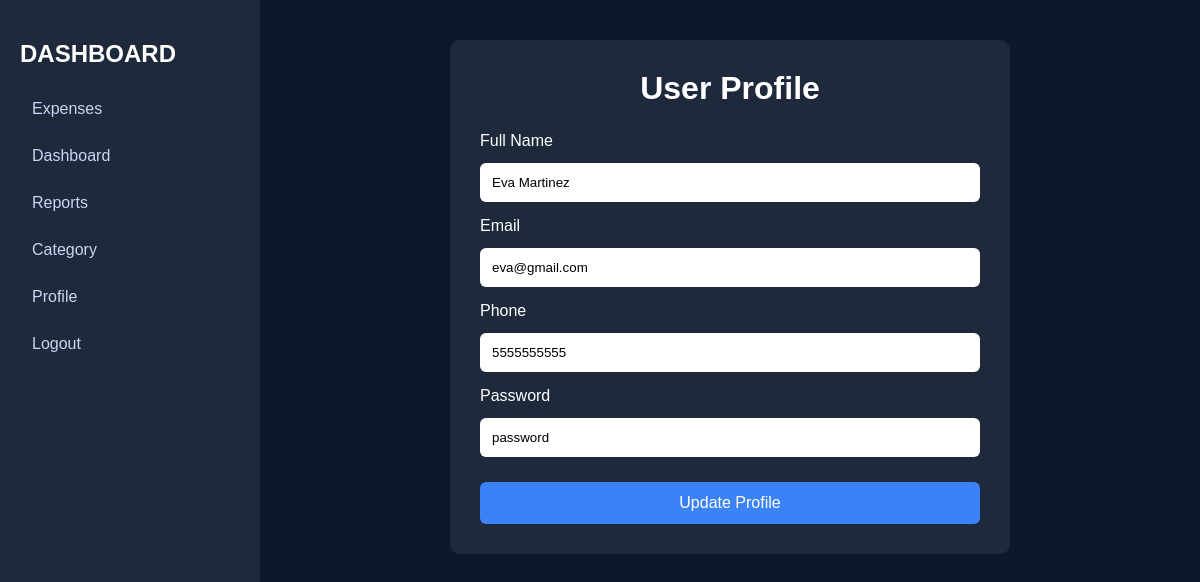
Screenshot of /profile/edit_profile.php (signed in) with the database file from the repository.
### tables this page shows
CREATE TABLE `users` (
  `user_id` int(11) NOT NULL,
  `name` varchar(255) DEFAULT NULL,
  `email` varchar(255) NOT NULL,
  `phone` varchar(255) DEFAULT NULL,
  `password` varchar(255) DEFAULT NULL,
  `created_at` timestamp NULL DEFAULT current_timestamp(),
  `updated` timestamp NULL DEFAULT current_timestamp() ON UPDATE current_timestamp(),
  `is_active` tinyint(1) DEFAULT 1,
  `role` enum('admin','user') DEFAULT 'user'
);

### profile/edit_profile.php (the view, shortened to what this page needs)
<?php
require_once '../config.php';
$user_id = $_SESSION['user_id'];
$stmt = $conn->prepare("
    SELECT *
    FROM users
    WHERE user_id = ?
");
$stmt->execute([$user_id]);
$user = $stmt->fetch(PDO::FETCH_ASSOC);
?>
<!DOCTYPE html>
<html>
<head>
</head>
<body>
<div class="wrapper">
    <div class="sidebar">
        <h2>DASHBOARD</h2>
        <a href="../expense_module/view_expense.php">Expenses</a>
        <a href="../dashboard.php">Dashboard</a>
        <a href="../report/report.php">Reports</a>
        <a href="../category/category.php">Category</a>
        <a href="profile_edit.php">Profile</a>
        <a href="../login/logout.php">Logout</a>
    </div>
    <div class="main">
        <div class="profile-box">
            <h1> User Profile</h1>
            <form method="POST">
                <label>Full Name</label>
                <input
                    type="text"
                    name="name"
                    value="<?= htmlspecialchars($user['name']) ?>"
                    required
                >
                <label>Email</label>
                <input
                    type="email"
                    name="email"
                    value="<?= htmlspecialchars($user['email']) ?>"
                    required
                >
                <label>Phone</label>
                <input
                    type="text"
                    name="phone"
                    value="<?= htmlspecialchars($user['phone']) ?>"
                >
                <label>Password</label>
                <input
                    type="text"
                    name="password"
                    value="<?= htmlspecialchars($user['password']) ?>"
                    required
                >
                <button type="submit" name="update">
                    Update Profile
                </button>
            </form>
        </div>
    </div>
</div>
</body>
</html>

### profile/edit_profile.php (style rules this page uses)
body { margin:0; font-family:Arial; background:#0f172a; color:white; }
.wrapper { display:flex; }
.sidebar { width:220px; background:#1e293b; height:100vh; padding:20px; }
.sidebar h2 { margin-bottom:20px; }
.sidebar a { display:block; color:#cbd5f5; padding:12px; text-decoration:none; border-radius:6px; margin-bottom:5px; }
.main { flex:1; padding:40px; }
.profile-box { max-width:500px; background:#1e293b; padding:30px; border-radius:10px; margin:auto; }
.profile-box h1 { margin-top:0; margin-bottom:25px; text-align:center; }
label { display:block; margin-bottom:8px; margin-top:15px; }
input { width:100%; padding:12px; border:none; border-radius:6px; box-sizing:border-box; margin-top:5px; }
button { width:100%; padding:12px; margin-top:25px; background:#3b82f6; color:white; border:none; border-radius:6px; cursor:pointer; font-size:16px; }

### rows the page displays
users: name "Eva Martinez", email "eva@gmail.com", phone "5555555555", password "password"
